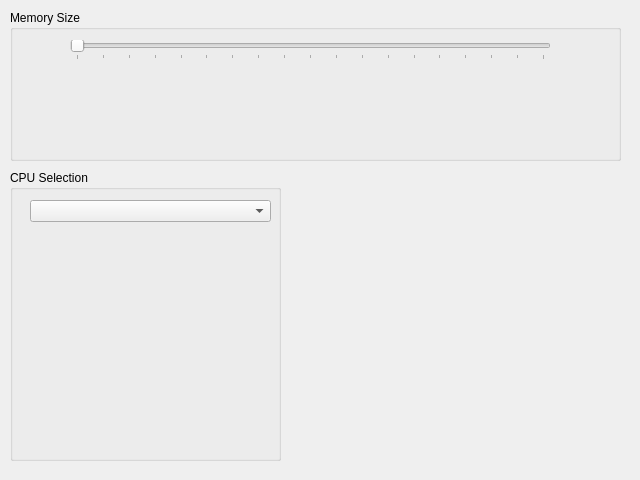
<?xml version="1.0" encoding="UTF-8"?>
<ui version="4.0">
 <class>simoptionsdialog</class>
 <widget class="QDialog" name="simoptionsdialog">
  <property name="geometry">
   <rect>
    <x>0</x>
    <y>0</y>
    <width>640</width>
    <height>480</height>
   </rect>
  </property>
  <property name="windowTitle">
   <string>Simulation Options</string>
  </property>
  <widget class="QGroupBox" name="groupBoxMemory">
   <property name="geometry">
    <rect>
     <x>10</x>
     <y>10</y>
     <width>611</width>
     <height>151</height>
    </rect>
   </property>
   <property name="title">
    <string>Memory Size</string>
   </property>
   <widget class="QSlider" name="horizontalSliderMemBits">
    <property name="geometry">
     <rect>
      <x>60</x>
      <y>30</y>
      <width>481</width>
      <height>20</height>
     </rect>
    </property>
    <property name="minimum">
     <number>2</number>
    </property>
    <property name="maximum">
     <number>20</number>
    </property>
    <property name="pageStep">
     <number>1</number>
    </property>
    <property name="orientation">
     <enum>Qt::Horizontal</enum>
    </property>
    <property name="tickPosition">
     <enum>QSlider::TicksBelow</enum>
    </property>
   </widget>
  </widget>
  <widget class="QGroupBox" name="groupBoxCPUSelect">
   <property name="geometry">
    <rect>
     <x>10</x>
     <y>170</y>
     <width>271</width>
     <height>291</height>
    </rect>
   </property>
   <property name="title">
    <string>CPU Selection</string>
   </property>
   <widget class="QComboBox" name="comboBoxCPUs">
    <property name="geometry">
     <rect>
      <x>20</x>
      <y>30</y>
      <width>241</width>
      <height>22</height>
     </rect>
    </property>
   </widget>
  </widget>
 </widget>
 <resources/>
 <connections/>
</ui>
